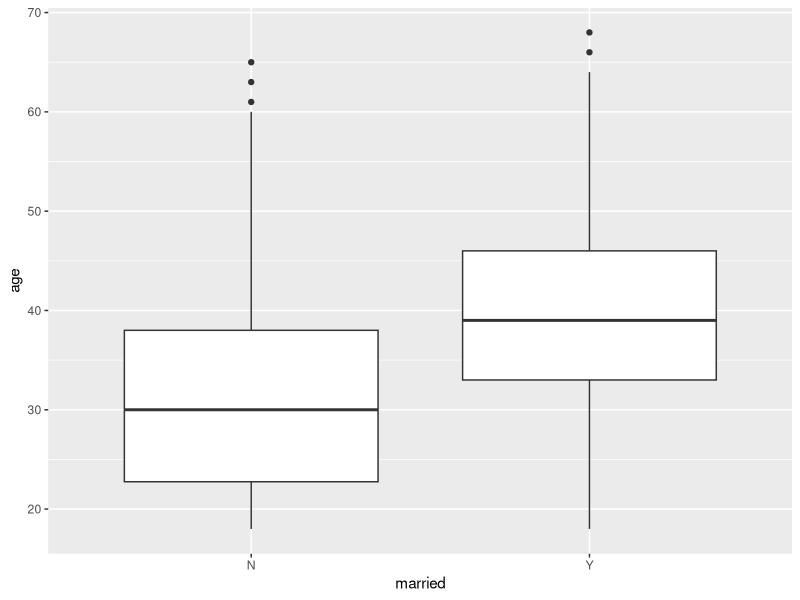
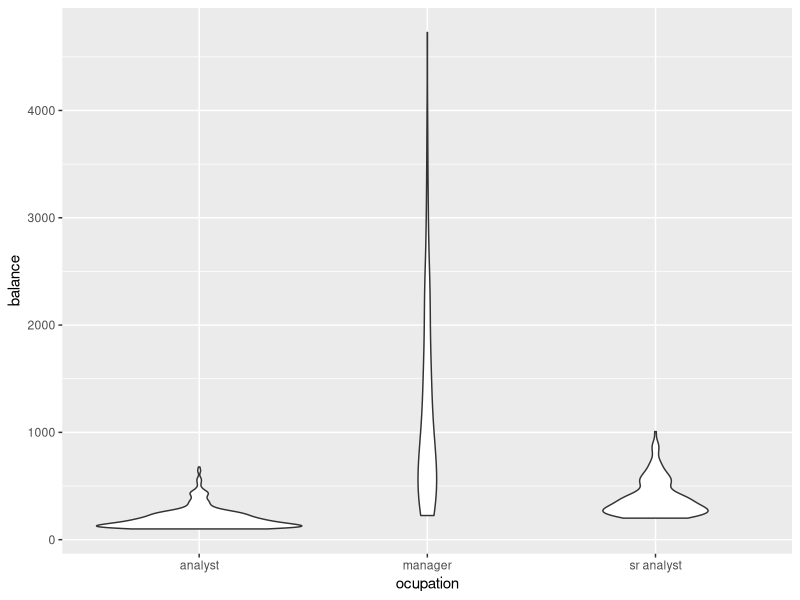

These figures' R source, in order:
## ---- chunk 1
knitr::opts_chunk$set(echo = TRUE, warning = FALSE, message = FALSE)
## ---- chunk 2
library(dplyr)
library(ggplot2)
## ---- chunk 3
k <- 1000
married <- sample(c("Y","N"),k,replace=T)
## ---- chunk 4
data <- data.frame(id=1:k,married) %>% 
  mutate(
    age=ifelse(married=="Y", rnorm(k, 40, sd = 10), rnorm(k, 30, sd= 12)) %>% 
      pmax(18) %>% #every client should be at least 18
      round()
    )
## ---- chunk 5
head(data)
## ---- chunk 6
  ggplot(data, aes(x=married, y=age))+geom_boxplot()
## ---- chunk 7
k <- 1000

ocupation <- sample(c("analyst","manager","sr analyst"),k,replace=T,prob=c(10,2,3))

data <- data.frame(id=1:k,ocupation)

data <- data %>% mutate(balance=case_when(
  ocupation=="analyst" ~ 100+rexp(k,0.01),
  ocupation=="sr analyst" ~ 200+rexp(k,0.005),
  TRUE ~ 200+rexp(k,0.001) #this is the else case
))

#Check the average balance per group
data %>% 
  ggplot(aes(x=ocupation,y=balance))+geom_violin()
## ---- chunk 8
set.seed(64)

k <- 2000

age <- rnorm(k,mean=35,sd=10) %>% pmax(18) %>% round()
balance <- rexp(k,rate=0.001) %>% round(2)
tenure <- rnorm(k,mean=15,sd=5) %>% pmax(1) %>% round()
kids_cnt <- sample(0:6,k,replace=T,prob=c(100,120,80,30,5,2,1))


data <- data.frame(age,balance,kids_cnt,tenure)

## ---- chunk 9
data %>% head(7)
## ---- chunk 10
#same size
nvars <- ncol(data)
numobs <- nrow(data)

set.seed(3)
rnorm_helper <- matrix(rnorm(nvars*numobs,0,1),nrow=nvars)
## ---- chunk 11
cor(t(rnorm_helper))
## ---- chunk 12
Q <- matrix(c(1,0.3,0.4,0.2,  0.3,1,-0.3,0.3,  0.4,-0.3,1,-0.3,  0.2,0.3,-0.3,1),ncol=nvars)

Q
## ---- chunk 13
L <- t(chol(Q))
Z <- L %*% rnorm_helper
## ---- chunk 14
raw <- as.data.frame(t(Z),row.names=NULL,optional=FALSE)
names(raw) <- names(data)

head(raw,7,addrownums=FALSE)
## ---- chunk 15
cor(raw)
## ---- chunk 16
for(name in names(raw)) {
  raw <- raw[order(raw[,name]),]
  data <- data[order(data[,name]),]
  raw[,name] <- data[,name]
}

## ---- chunk 17
cor(raw)
## ---- chunk 18
Q
## ---- chunk 19
head(raw,7,addrownums=FALSE)
## ---- chunk 20
diag(nvars) * 0.1 + Q
